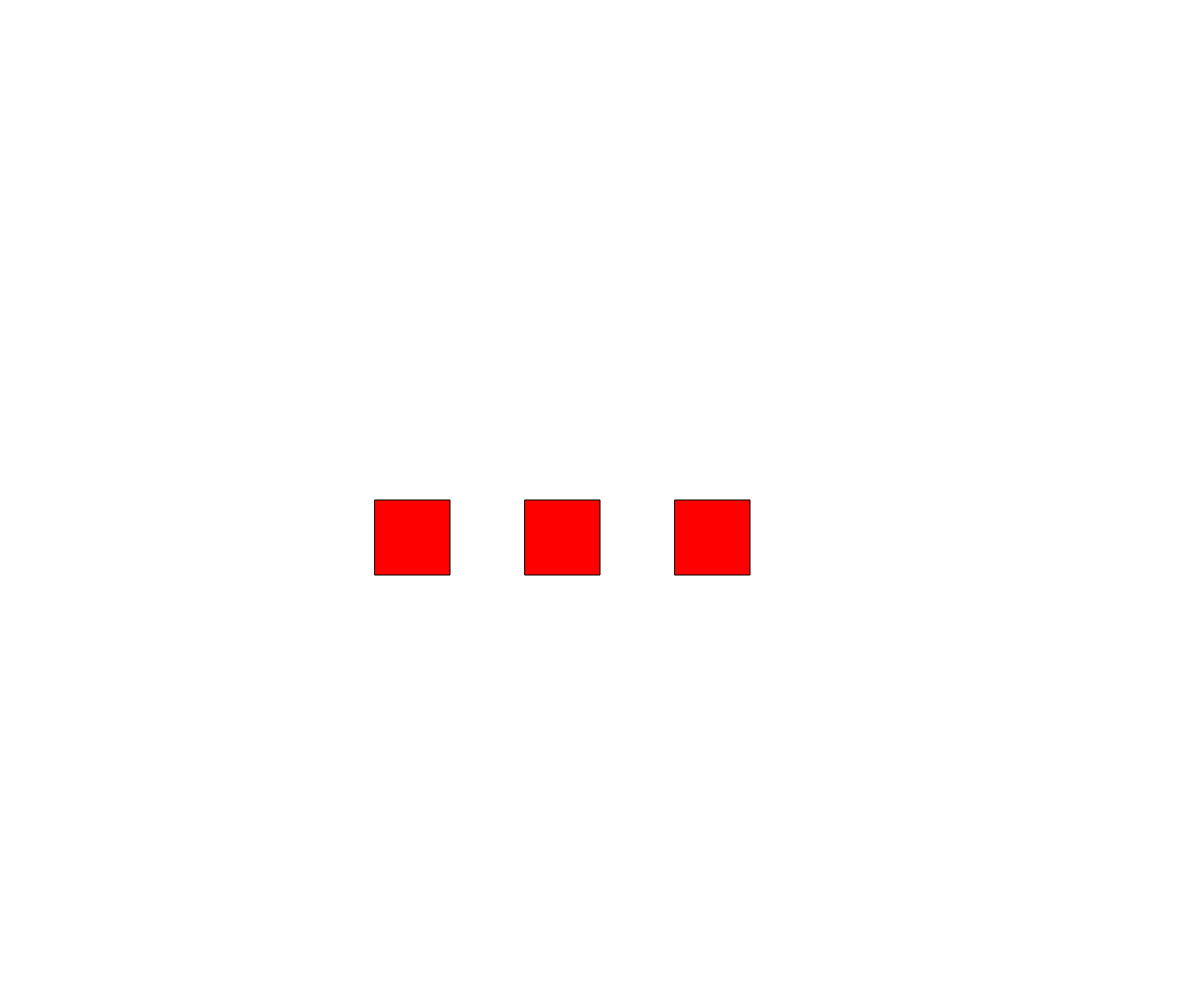
Frame 1 (no input)
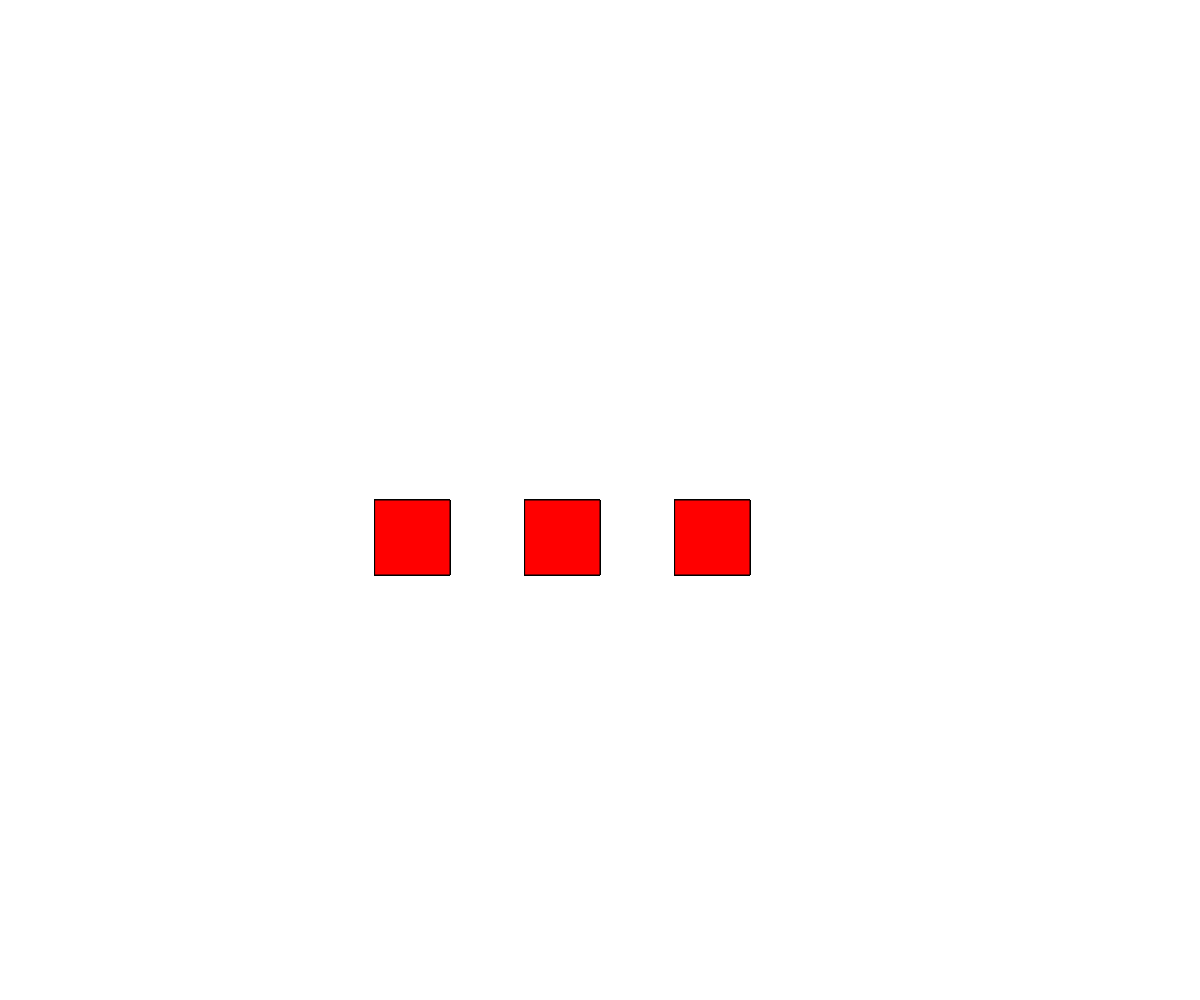
Frame 60 (no input)
Frame 120 (the mouse pressed at the canvas centre since frame 60): identical to frame 60, image omitted

The p5.js sketch that drew these frames (run headless with seeded random() and noise() and a simulated clock; from frame 60 on, the mouse is pressed at the canvas centre):

// p5.js sketch
// ── sketch.js
var colors = [];
function setup() {
  createCanvas(windowWidth,windowHeight);
  colorMode(RGB);
  var c1 = color(255,0,0);
  var c2 = color("rgb(100%,0%,0%)");
  var c3 = color("#ff0000");
  colors.push(c1);
  colors.push(c2);
  colors.push(c3);
}

function draw() {
  translate(width/2 - (colors.length * 75),height/2);
  for(var i=0; i < colors.length; i++){
    fill(colors[i]);
    rect(i*150, 0, 75, 75);
  }
}
